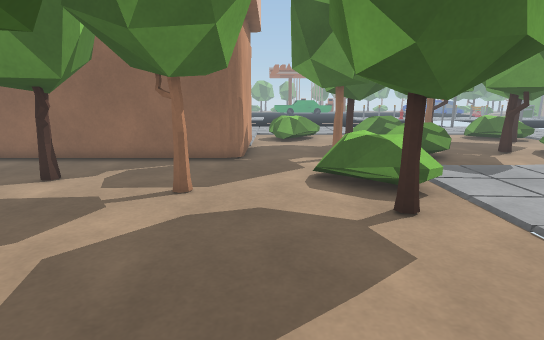
[1] (above)

12 first-person views from a walk through a scene from a Unity 3-D project. The camera is 1.2 m above the floor, tilts 12° down and sees 80° across. The floor is counted in squares, 0.5 m on a side. Each view is taken from the middle of a square. On the plan, view 1 faces up. The plan holds only what a view shows up to about 20 squares ahead; the rest is blank. The place goes on beyond the plan. Surface patterns are stand-ins for the level's own textures.

[2]
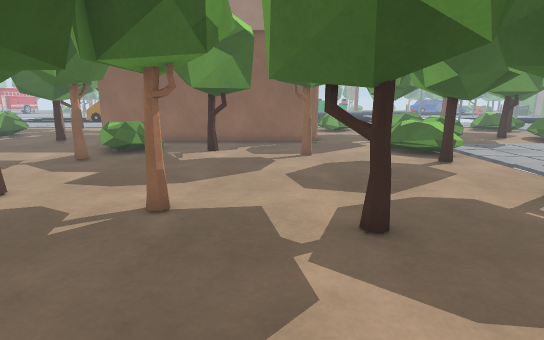

[3]
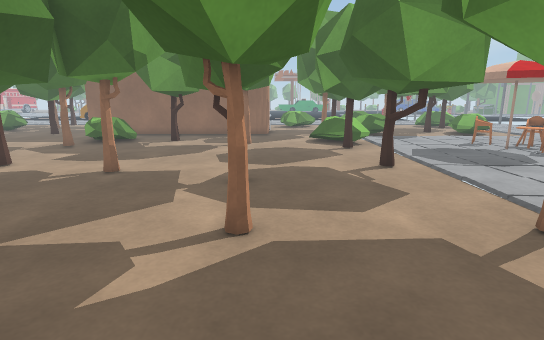

[4]
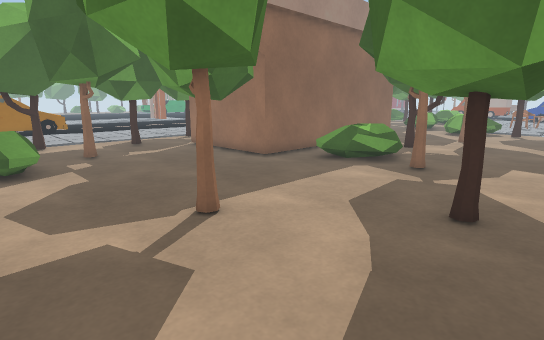

[5]
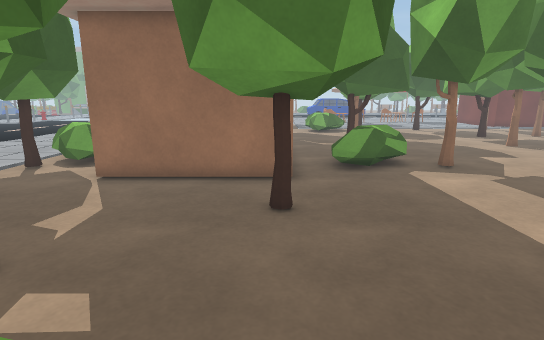

[6]
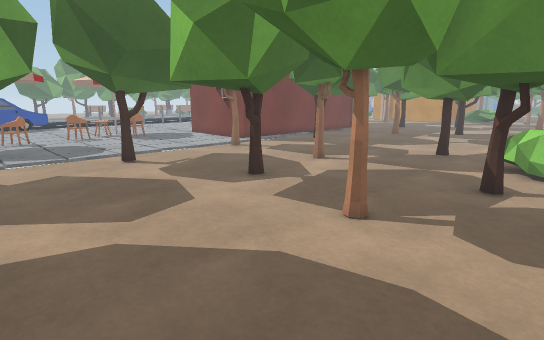

[7]
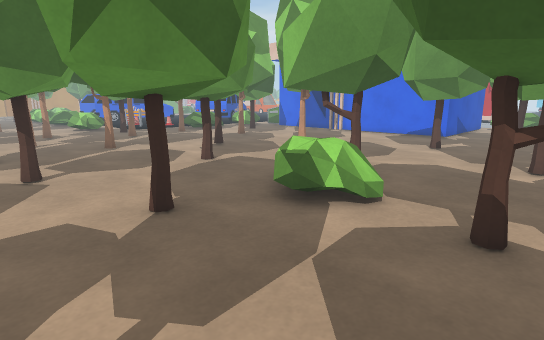

[8]
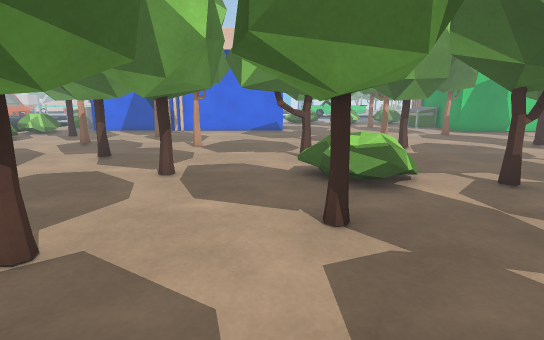

[9]
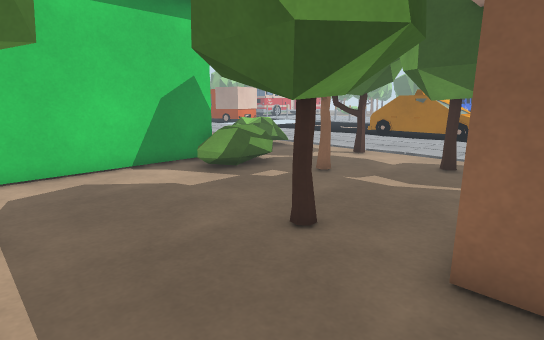

[10]
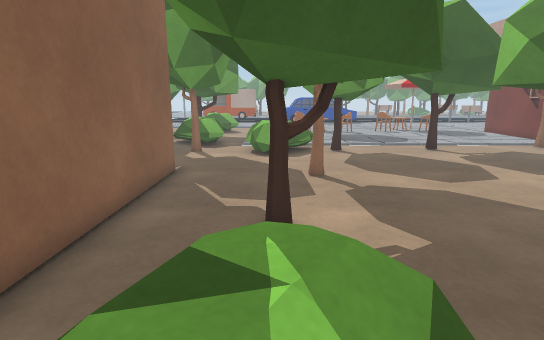

[11]
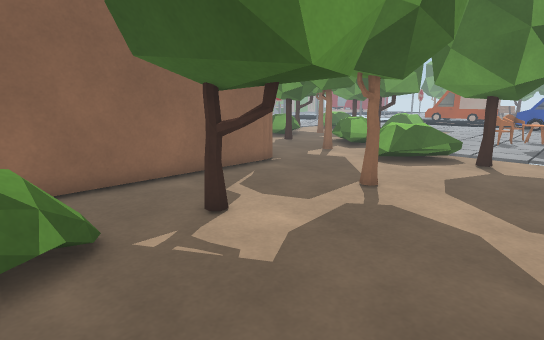

[12]
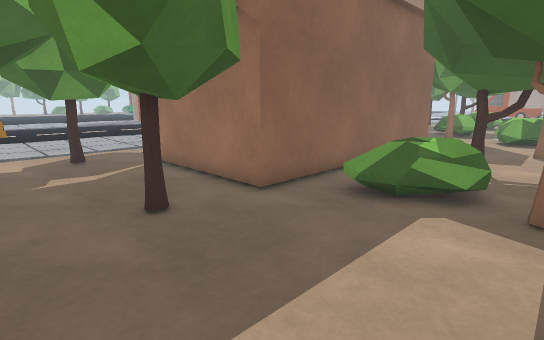

### Floor plan
Key: @ floor where view 1 was taken; # wall or solid block; . floor; B bush; T tree; O other object.
Columns run from 25 left of view 1 to 6 right of it. Each row starts with its distance up from view 1.
 20        TTTT#
 19       O TT #            #
 18     TTO    #O           #    T
 17 #    TO    #            #   TTTT
 16 O       T  #            #   TTT
 15 O      TTTTO            #   T
 14 O.     TTTTO OOOOOOOOOOO#  OT
 13 O      TTTTOOOOOOOOOOOOO   OTT
 12 #      TTT                  T
 11 O                OOO       BB
 10 O    TT     .B   TTT       BB
  9     OT      .OT  TTTTTTTT  BBB
  8     OTT     OTT  TTTT TTO  TT
  7      .      OTT.  TTT  O  TTT
  6        TT    T            TTTTT
  5        TT                  TTT
  4        TTT    .
  3  .O           OO      TT   TOO
  2   O           TO  OO TTTT  TTTO
  1                  TTTOTTT   TTT
  0                 TTTT TTTT@ TTTT
 -1                 TTT   OOT   TTT
 -2           TT    TTT    .
 -3          TTT    TTT    TT    O
 -4      OO  TTT    OOT   TTTT  OT
 -5          T             OO   OO
 -6      TT              .
 -7      TTT   T       TTT
 -8      TTT   TTO    TTTTT
 -9       TT    TO     TTT     OO
-10             TT     TTT  . .O
-11             TT     TT
-12               TTTT   TT
-13         OT     TTT  TTTT
-14        OTTT    TTT  TTT
-15         OT      TT

Where each view was taken, in squares from view 1:
view 1: 0 up, 0 right, facing up
view 2: 6 down, 4 left, facing up
view 3: 10 down, 1 left, facing up
view 4: 3 up, 24 left, facing up-right
view 5: 14 up, 24 left, facing right
view 6: 7 up, 10 left, facing down-right
view 7: 2 down, 2 left, facing down-left
view 8: 10 down, 1 right, facing left
view 9: 9 up, 13 left, facing up-left
view 10: 10 up, 13 left, facing right
view 11: 4 up, 11 left, facing up-right
view 12: 7 up, 20 left, facing up-right
